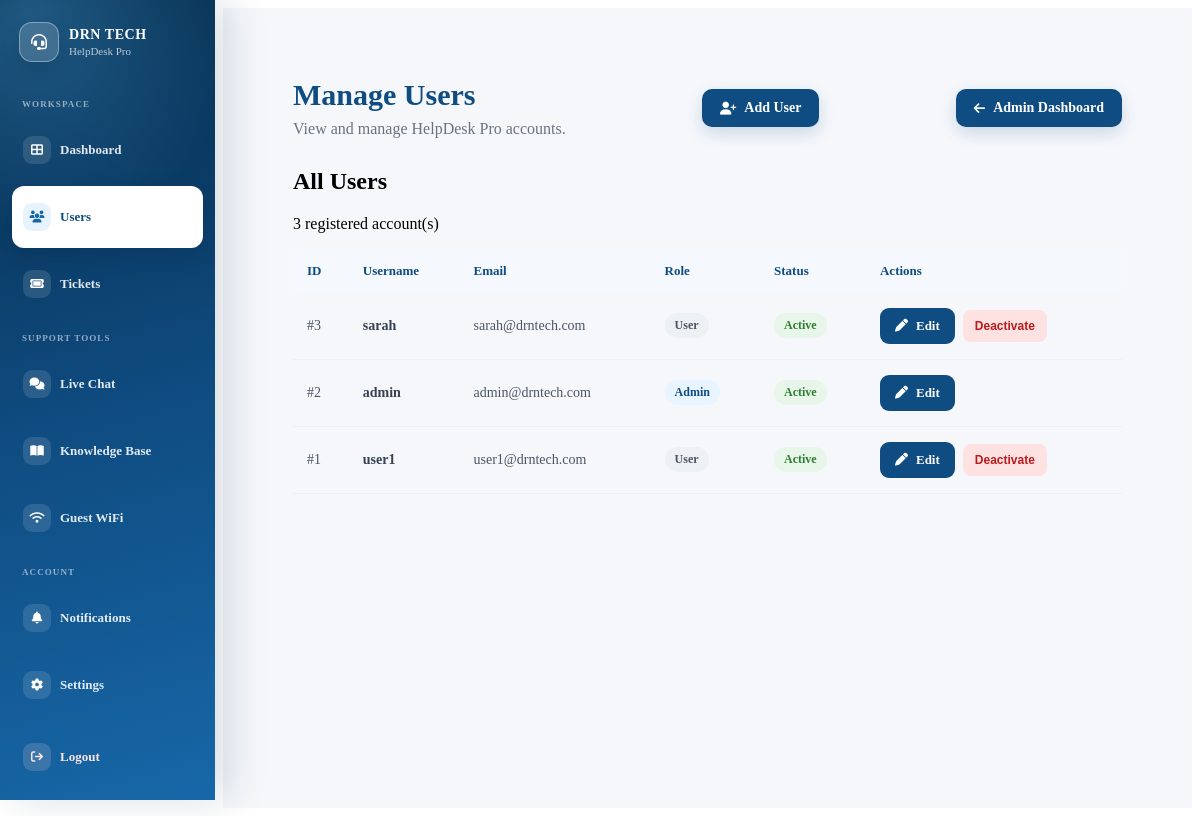
The app's page /admin/users (signed in), older data.
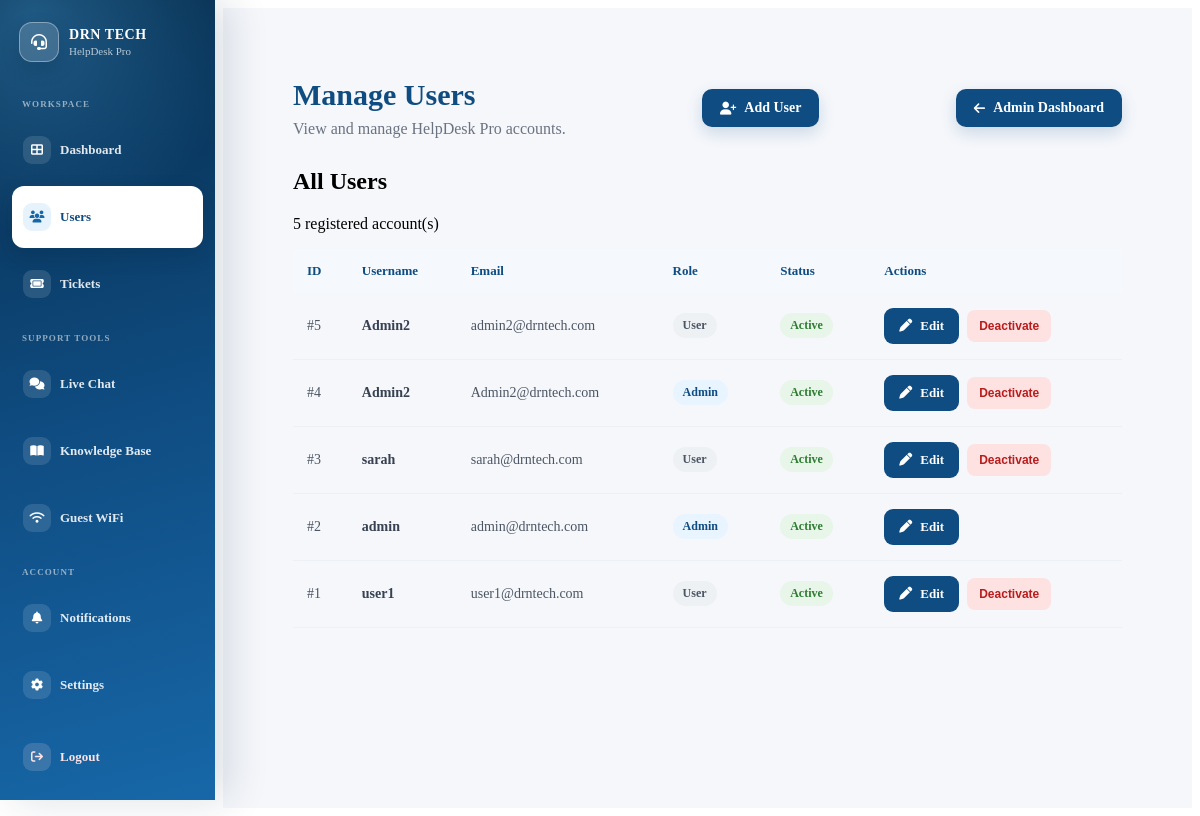
The same page, newer data.
### app.py (models this page shows, shortened)
class User(UserMixin, db.Model):
    id = db.Column(
        db.Integer,
        primary_key=True,
    )
    username = db.Column(
        db.String(100),
        nullable=False,
    )
    email = db.Column(
        db.String(120),
        unique=True,
        nullable=False,
    )
    password = db.Column(
        db.String(255),
        nullable=False,
    )
    is_admin = db.Column(
        db.Boolean,
        default=False,
        nullable=False,
    )
    is_active = db.Column(
        db.Boolean,
        default=True,
        nullable=False,
    )

### app.py (the view)
@app.route("/admin/users")
@admin_required
def admin_users():
    users = User.query.order_by(
        User.id.desc()
    ).all()
    return render_template(
        "admin/users.html",
        users=users,
    )

### app.py (called while the page is built, shortened)
@login_manager.user_loader
def load_user(user_id):
    user = db.session.get(User, int(user_id))
    if not user:
        return None
    if not user.is_active:
        return None
    return user

def admin_required(f):
    @wraps(f)
    @login_required
    def decorated_function(*args, **kwargs):
        return f(*args, **kwargs)
    return decorated_function

def get_csrf_token():
    csrf_token = session.get("_csrf_token")
    if not csrf_token:
        csrf_token = token_urlsafe(32)
        session["_csrf_token"] = csrf_token
    return csrf_token

@app.before_request
def protect_post_requests():
    if request.method == "POST":
        validate_csrf_token()

@app.context_processor
def inject_notification_count():
    if not current_user.is_authenticated:
        return {
            "csrf_token": get_csrf_token(),
            "unread_notification_count": 0,
        }
    unread_notification_count = Notification.query.filter_by(
        recipient_id=current_user.id,
        is_read=False,
    ).count()
    return {
        "csrf_token": get_csrf_token(),
        "unread_notification_count": unread_notification_count,
    }

### templates/admin/users.html (shortened to what this page needs)
{% extends "base.html" %}
{% block content %}
<div class="admin-page">
    <div class="admin-header">
        <div>
            <h1>Manage Users</h1>
            <p>
                View and manage HelpDesk Pro accounts.
            </p>
        </div>
        <a
    href="{{ url_for('add_user') }}"
    class="create-ticket-btn"
>
    <i class="fa-solid fa-user-plus"></i>
    Add User
</a>
        <a
            href="{{ url_for('admin_dashboard') }}"
            class="create-ticket-btn"
        >
            <i class="fa-solid fa-arrow-left"></i>
            Admin Dashboard
        </a>
    </div>
    <div class="admin-card">
        <div class="admin-card-header">
            <div>
                <h2>All Users</h2>
                <p>
                    {{ users|length }} registered account(s)
                </p>
            </div>
        </div>
        <div class="admin-table-wrapper">
            <table class="admin-table">
                <thead>
                    <tr>
                        <th>ID</th>
                        <th>Username</th>
                        <th>Email</th>
                        <th>Role</th>
                        <th>Status</th>
                        <th>Actions</th>
                    </tr>
                </thead>
                <tbody>
                    {% for user in users %}
                    <tr>
                        <td>
                            #{{ user.id }}
                        </td>
                        <td>
                            <strong>
                                {{ user.username }}
                            </strong>
                        </td>
                        <td>
                            {{ user.email }}
                        </td>
                        <td>
                            {% if user.is_admin %}
                                <span class="admin-role">
                                    Admin
                                </span>
                            {% else %}
                                <span class="user-role">
                                    User
                                </span>
                            {% endif %}
                        </td>
                        <td>
    {% if user.is_active %}
        <span class="active-user-badge">
            Active
        </span>
    {% else %}
        <span class="inactive-user-badge">
            Inactive
        </span>
    {% endif %}
</td>
        <td>
            <div class="user-actions">
    <a
        href="{{ url_for('edit_user', user_id=user.id) }}"
        class="admin-view-btn"
    >
        <i class="fa-solid fa-pen"></i>
        Edit
    </a>
     {% if user.id != current_user.id %}
            <form
                method="POST"
                action="{{ url_for(
                    'toggle_user_status',
                    user_id=user.id
                ) }}"
            >
                {% if user.is_active %}
                    <button
                        type="submit"
                        class="deactivate-user-btn"
                    >
                        Deactivate
                    </button>
                {% endif %}
            </form>
        {% endif %}
        </div>
</td>
                    </tr>
                    {% else %}
                    <tr>
                        <td colspan="6">
                            No users found.
                        </td>
                    </tr>
                    {% endfor %}
                </tbody>
            </table>
        </div>
    </div>
</div>
{% endblock %}

### templates/base.html (shortened to what this page needs)
<link
    rel="stylesheet"
    href="{{ url_for('static', filename='css/dashboard.css') }}"
>
<link
    rel="stylesheet"
    href="{{ url_for('static', filename='css/admin.css') }}"
>
<link
    rel="stylesheet"
    href="https://cdnjs.cloudflare.com/ajax/libs/font-awesome/6.7.2/css/all.min.css"
>
<aside class="sidebar">
    <div class="sidebar-brand">
        <div class="sidebar-brand-mark">
            <i class="fa-solid fa-headset" aria-hidden="true"></i>
        </div>
        <div class="sidebar-brand-copy">
            <strong>DRN TECH</strong>
            <span>HelpDesk Pro</span>
        </div>
    </div>
    <nav class="sidebar-nav" aria-label="Main navigation">
        {% if current_user.is_authenticated and current_user.is_admin %}
            <span class="sidebar-section-label">Workspace</span>
            <a
                href="{{ url_for('admin_dashboard') }}"
                class="sidebar-nav-link {% if request.endpoint == 'admin_dashboard' %}is-active{% endif %}"
            >
                <span class="sidebar-nav-icon"><i class="fa-solid fa-table-cells-large" aria-hidden="true"></i></span>
                <span>Dashboard</span>
            </a>
            <a
                href="{{ url_for('admin_users') }}"
                class="sidebar-nav-link {% if request.endpoint in ['admin_users', 'add_user', 'edit_user'] %}is-active{% endif %}"
                {% if request.endpoint in ['admin_users', 'add_user', 'edit_user'] %}aria-current="page"{% endif %}
            >
                <span class="sidebar-nav-icon"><i class="fa-solid fa-users" aria-hidden="true"></i></span>
                <span>Users</span>
            </a>
            <a
                href="{{ url_for('admin_tickets') }}"
                class="sidebar-nav-link {% if request.endpoint in ['admin_tickets', 'admin_ticket_details', 'admin_update_ticket_status', 'admin_reply_to_ticket'] %}is-active{% endif %}"
            >
                <span class="sidebar-nav-icon"><i class="fa-solid fa-ticket" aria-hidden="true"></i></span>
                <span>Tickets</span>
            </a>
            <span class="sidebar-section-label">Support tools</span>
            <a
                href="{{ url_for('chat') }}"
                class="sidebar-nav-link {% if request.endpoint == 'chat' %}is-active{% endif %}"
            >
                <span class="sidebar-nav-icon"><i class="fa-solid fa-comments" aria-hidden="true"></i></span>
                <span>Live Chat</span>
            </a>
            <a
                href="{{ url_for('admin_knowledge') }}"
                class="sidebar-nav-link {% if request.endpoint in ['admin_knowledge', 'add_knowledge_article', 'edit_knowledge_article'] %}is-active{% endif %}"
            >
                <span class="sidebar-nav-icon"><i class="fa-solid fa-book-open" aria-hidden="true"></i></span>
                <span>Knowledge Base</span>
            </a>
            <a
                href="{{ url_for('guest') }}"
                class="sidebar-nav-link {% if request.endpoint == 'guest' %}is-active{% endif %}"
            >
                <span class="sidebar-nav-icon"><i class="fa-solid fa-wifi" aria-hidden="true"></i></span>
                <span>Guest WiFi</span>
            </a>
        {% endif %}
        <span class="sidebar-section-label">Account</span>
        <a
            href="{{ url_for('notifications') }}"
            class="sidebar-nav-link sidebar-notification-link {% if request.endpoint in ['notifications', 'open_notification', 'mark_all_notifications_read'] %}is-active{% endif %}"
        >
            <span class="sidebar-nav-icon"><i class="fa-solid fa-bell" aria-hidden="true"></i></span>
            <span>Notifications</span>
        </a>
        <a
            href="{{ url_for('settings') }}"
            class="sidebar-nav-link {% if request.endpoint == 'settings' %}is-active{% endif %}"
        >
            <span class="sidebar-nav-icon"><i class="fa-solid fa-gear" aria-hidden="true"></i></span>
            <span>Settings</span>
        </a>
        <a href="{{ url_for('logout') }}" class="sidebar-nav-link sidebar-logout">
            <span class="sidebar-nav-icon"><i class="fa-solid fa-arrow-right-from-bracket" aria-hidden="true"></i></span>
            <span>Logout</span>
        </a>
    </nav>
</aside>
<main class="main-content">
    {% block content %}
    {% endblock %}
</main>

### static/css/dashboard.css (style rules this page uses)
.sidebar { position: fixed; top: 0; left: 0; width: 215px; height: 100vh; background: radial-gradient(circle at 15% 2%, rgba(87, 190, 255, 0.30), transparent 27%), linear-gradient(165deg, #062b4a 0%, #0F4C81 52%, #1767A8 100%); padding: 22px 12px; box-sizing: border-box; box-shadow: 14px 0 38px rgba(5, 38, 66, 0.14); z-index: 1000; overflow-y: auto; }
.sidebar-brand { display: flex; align-items: center; gap: 10px; margin: 0 7px 24px; }
.sidebar-brand-mark { display: flex; align-items: center; justify-content: center; width: 38px; height: 38px; border: 1px solid rgba(255, 255, 255, 0.36); border-radius: 13px; background: rgba(255, 255, 255, 0.16); box-shadow: 0 8px 18px rgba(3, 31, 54, 0.18); color: #ffffff; }
.sidebar-brand-copy { display: flex; flex-direction: column; min-width: 0; }
.sidebar-brand-copy strong { color: #ffffff; font-size: 14px; font-weight: 800; letter-spacing: 0.04em; }
.sidebar-brand-copy span { margin-top: 2px; color: rgba(255, 255, 255, 0.70); font-size: 11px; font-weight: 500; }
.sidebar-nav { display: flex; flex-direction: column; gap: 5px; }
.sidebar-section-label { margin: 13px 10px 5px; color: rgba(255, 255, 255, 0.55); font-size: 9px; font-weight: 800; letter-spacing: 0.12em; text-transform: uppercase; }
.sidebar-nav-link { display: flex; align-items: center; gap: 9px; min-height: 44px; padding: 8px 10px; border: 1px solid transparent; border-radius: 12px; color: rgba(255, 255, 255, 0.88); text-decoration: none; font-size: 13px; font-weight: 650; transition: background 0.2s ease, border-color 0.2s ease, color 0.2s ease, transform 0.2s ease; }
.sidebar-nav-icon { display: inline-flex; flex: 0 0 auto; align-items: center; justify-content: center; width: 28px; height: 28px; border-radius: 9px; background: rgba(255, 255, 255, 0.12); color: #ffffff; font-size: 12px; transition: background 0.2s ease, color 0.2s ease, transform 0.2s ease; }
.sidebar-nav-link.is-active { border-color: rgba(255, 255, 255, 0.58); background: #ffffff; box-shadow: 0 8px 20px rgba(3, 31, 54, 0.18); color: #0F4C81; }
.sidebar-nav-link.is-active .sidebar-nav-icon { background: #e6f3fc; color: #1767A8; }
.sidebar-logout { margin-top: 5px; color: #ffe4e7; }
.sidebar-logout .sidebar-nav-icon { background: rgba(255, 221, 225, 0.16); color: #ffe4e7; }
.main-content { margin-left: 215px; min-height: 100vh; padding: 40px; box-sizing: border-box; background: #f5f7fb; }
.create-ticket-btn { display: inline-flex; align-items: center; justify-content: center; gap: 8px; padding: 11px 18px; border-radius: 10px; background: #0F4C81; color: #ffffff; font-size: 14px; font-weight: 600; text-decoration: none; box-shadow: 0 6px 16px rgba(15, 76, 129, 0.18); transition: transform 0.2s ease, box-shadow 0.2s ease, background 0.2s ease; }
.create-ticket-btn i { font-size: 13px; }
.sidebar-notification-link { justify-content: flex-start; }

Row changes from the older to the newer data that the page shows:
added User: id "5", username "Admin2", email "admin2@drntech.com", is_admin "User", is_active "Active"
added User: id "4", username "Admin2", email "Admin2@drntech.com", is_admin "Admin", is_active "Active"
Text that changed along with them:
{{ users|length }}: "3" → "5"
